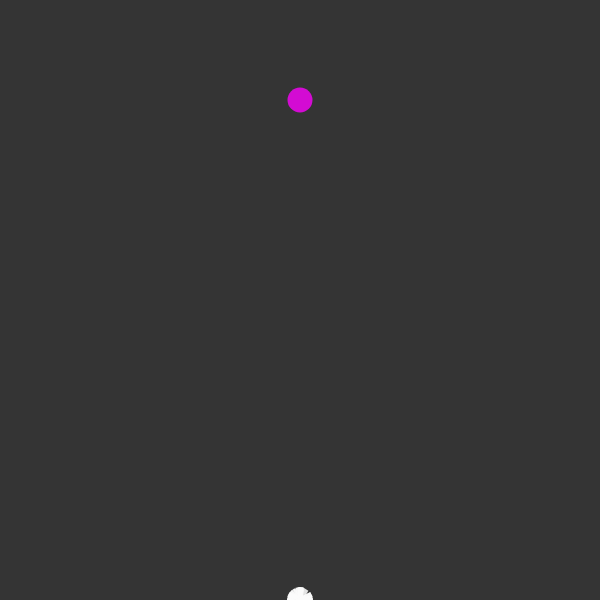
Frame 1 (no input)
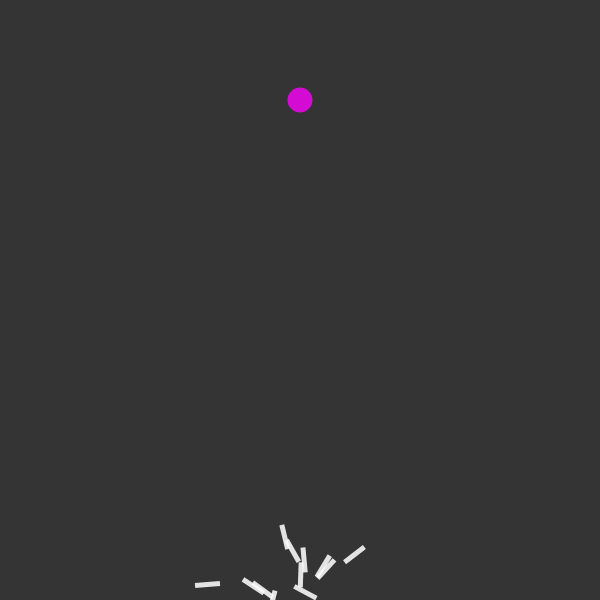
Frame 60 (no input)
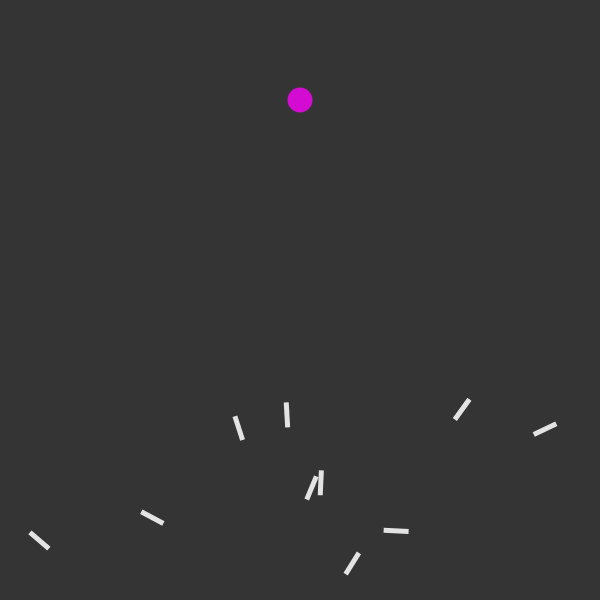
Frame 120 (the mouse pressed at the canvas centre since frame 60)

The p5.js sketch that drew these frames (run headless with seeded random() and noise() and a simulated clock; from frame 60 on, the mouse is pressed at the canvas centre):

// p5.js sketch
// ── sketch.js
var target;
var population;
var gravity;
var count = 0;
var lifespan = 400;
var mutationRate = 0.001;

function setup() {
    createCanvas(600, 600);
    gravity = createVector(0, 0);
    
    target = createVector(width/2, 100);
    population = new Population();

};

function draw() {
    background(52);

    // draw the target
    noStroke();
    fill(255, 0, 255, 200);
    ellipse(target.x, target.y, 25, 25);

    count++;
    if(count == lifespan) {
        population.reproduce();
        count = 0;
    }
    
    population.run();
};
// ── dna.js
function DNA(genes) {
    this.genes = [];
    var maxForce = 0.2;

    if(genes) {
        this.genes = genes;
    } else {
        for (var i = 0; i < lifespan; i++) {
            this.genes[i] = p5.Vector.random2D();
            this.genes[i].setMag(maxForce);
        };
    };

    this.crossover = function (partner) {
        var newgenes = [];
        var mid = floor(random(this.genes.length));
        for (var i = 0; i < this.genes.length; i++) {
            if (i > mid) {
                newgenes[i] = this.genes[i];
            } else {
                newgenes[i] = partner.genes[i];
            };
        };
        return new DNA(newgenes);
    };

    this.mutation = function () {
        for (var i = 0; i < this.genes.length; i++) {
            if (random(1) < mutationRate) {
                this.genes[i] = p5.Vector.random2D();
                this.genes[i].setMag(maxForce);
                console.log("MUTATION!!");
            };
        };
    };
};
// ── population.js
function Population() {
    this.rockets = [];
    this.size = 20;

    for (var i = 0; i < this.size; i++) {
        this.rockets[i] = new Rocket();
    };

    this.reproduce = function () {
        var maxFitness = 0;
        var newRockets = [];
        this.rockets.forEach(function (rocket) {
            rocket.calculateFitness();
            if (rocket.fitness > maxFitness) {
                maxFitness = rocket.fitness;
            };
        }, this);

        console.log(maxFitness);

        for(var i = 0; i < this.rockets.length; i++) {
            var parentA = this.parentSelection(maxFitness);
            var parentB = this.parentSelection(maxFitness);
            var childDNA = parentA.dna.crossover(parentB.dna);
            childDNA.mutation();
            newRockets[i] = new Rocket(childDNA);
        };

        this.rockets = newRockets;
    };

    this.parentSelection = function (fitness) {
        while (true) {
            var i = floor(random(this.rockets.length));
            var r = random(0, fitness);
            var rocket = this.rockets[i];
            if (r < rocket.fitness) {
                return rocket;
            };
        };
    };

    this.run = function () {
        for (var i = 0; i < this.size; i++) {
            this.rockets[i].update();
            this.rockets[i].display();
        }
    };
};
// ── rocket.js
function Rocket(dna) {
    this.position = createVector(width / 2, height);
    this.velocity = createVector(0, 0);
    this.acceleration = createVector(0, 0);

    this.fitness = 0;
    this.completed = false;

    if (dna) {
        this.dna = dna;
    } else {
        this.dna = new DNA();
    }

    this.applyForce = function (force) {
        this.acceleration.add(force);
    };

    this.update = function () {
        var distToTarget = dist(this.position.x, this.position.y, target.x, target.y);
        if (distToTarget < 10) {
            this.completed = true;
            this.position = target.copy();
        };

        this.applyForce(this.dna.genes[count]);
        //if (!this.completed) {
            this.velocity.add(this.acceleration);
            this.position.add(this.velocity);
            this.acceleration.mult(0);
        //};
    };

    this.calculateFitness = function () {
        var distToTarget = dist(this.position.x, this.position.y, target.x, target.y);
        this.fitness = map(distToTarget, 0, width, width, 0);

        if (this.completed) {
            this.fitness *= 10;
        };
    };

    this.display = function () {
        push();
        noStroke();
        fill(250, 225);
        translate(this.position.x, this.position.y);
        rotate(this.velocity.heading());
        rectMode(CENTER);
        rect(0, 0, 25, 5);
        pop();
    };
};
